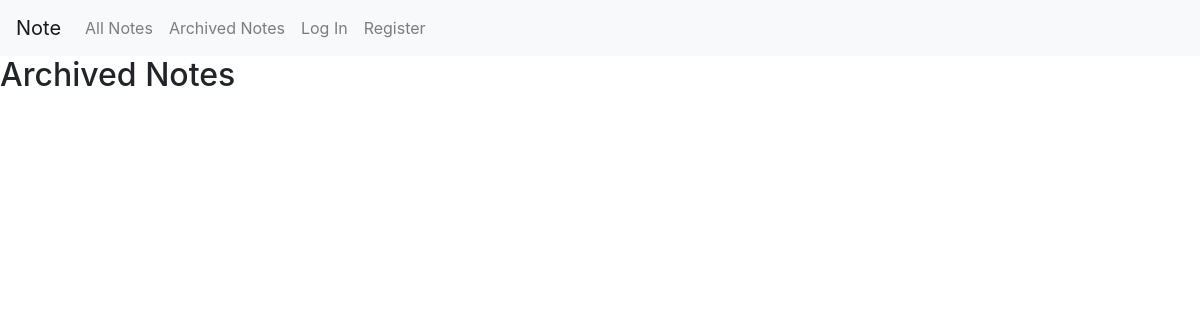
Page /archive on the earlier database version.
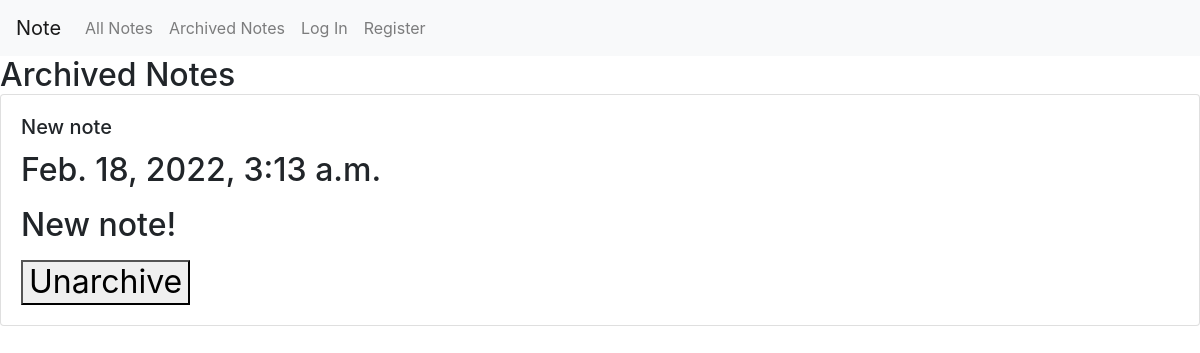
Same page on the later database version.
### note/models.py (models this page shows)
class Note(models.Model):
    user = models.ForeignKey(User, on_delete=models.CASCADE)
    title = models.CharField(max_length=160, default=None)
    content = models.TextField()
    timestamp = models.DateTimeField(default=datetime.datetime.now)
    isarchive = models.BooleanField(default=False)

### note/views.py (the view, shortened to what this page needs)
# urls.py: path("archive", views.archive, name='archive'),
def archive(request):
    notes = Note.objects.filter(isarchive=True).all()
    notes = notes.order_by("-timestamp").all()
    return render(request, 'note/archive.html', {
        'notes': notes
    })

### note/templates/note/archive.html (shortened to what this page needs)
{% extends "note/layout.html" %}
{% block body %}
<h2>Archived Notes</h>
    {% for note in notes %}
        <div class='card'>
            <div class='card-body'>
                <h5 class='card-title'>{{ note.title }}</h5>
                <p class='card-text'> {{ note.timestamp }} </p>
                <p class='card-text'> {{ note.content }} </p>
                <form method="POST">
                    <button type='submit' name='archive' value=False>Unarchive</button>
                </form>
            </div>
        </div>
    {% endfor %}
{% endblock body %}

Differences in the rows shown:
added Note: title "New note", timestamp "Feb. 18, 2022, 3:13 a.m.", content "New note!"
